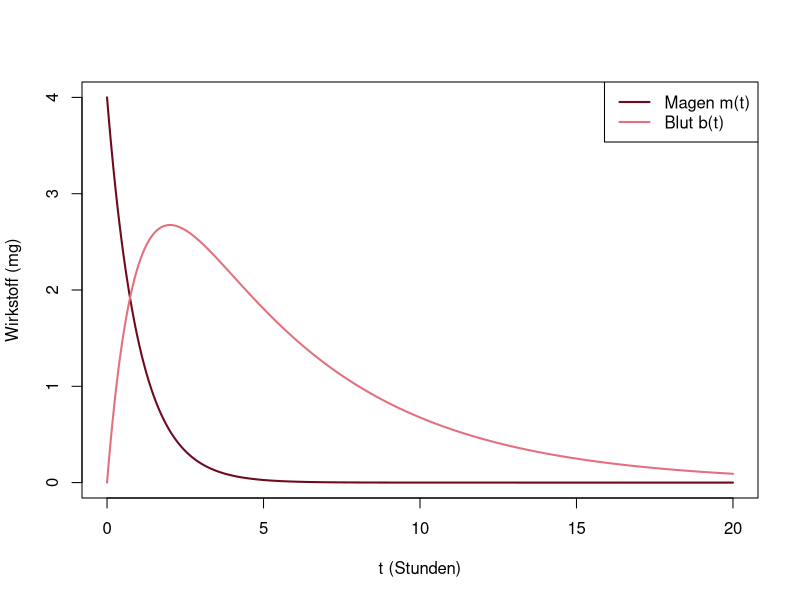

Write R code to recreate this figure.
# Abb. 4.9: Wirkstoff in Magen und Blut (Buch, Abschnitt 4.2, Gl. 4.9)
# dm/dt = -ka m,  db/dt = ka m - ke b  mit ka = 1, ke = 0.2 pro Stunde, m(0) = 4, b(0) = 0:  m(t) = 4 e^(-t), b(t) = 5 (e^(-0.2t) - e^(-t))
# (c) 2026 Philipp Kügler · Programm zum Buch „Dynamische Systeme in den Lebenswissenschaften“ · MIT-Lizenz (siehe LICENSE)
t <- seq(0, 20, length.out = 600)
m <- 4 * exp(-t)
b <- 5 * (exp(-0.2 * t) - exp(-t))
tmax <- log(5) / 0.8                     # db/dt = 0: e^(-0.2t) = 5 e^(-t)
cat(sprintf("höchster Spiegel im Blut b = %.3f mg nach t = %.3f h\n", 5 * (exp(-0.2 * tmax) - exp(-tmax)), tmax))
A <- matrix(c(-1, 0, 1, -0.2), nrow = 2, byrow = TRUE)
cat("Eigenwerte von A:", sprintf("%g", sort(eigen(A)$values)), "\n")
plot(t, m, type = "l", col = rgb(0.43, 0.04, 0.12), lwd = 2, xlab = "t (Stunden)", ylab = "Wirkstoff (mg)")
lines(t, b, col = rgb(0.89, 0.44, 0.49), lwd = 2)
legend("topright", legend = c("Magen m(t)", "Blut b(t)"), col = c(rgb(0.43, 0.04, 0.12), rgb(0.89, 0.44, 0.49)), lwd = 2)
